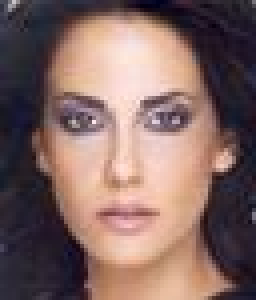
%> input picture Ex08/Source Code/data/faceA.jpg, 64 x 75 px (shown 4 times larger)
$ octave Ex2.m   (GNU Octave 9; MATLAB toolbox functions it lacks are replaced by stand-ins)
%> lines starting %> are read from the running program, lines starting %| are printed output that depends on the picture
close all; clear all; clc;

%% Read in the images and convert them to something useful
faceA = double(rgb2gray(imread('data/faceA.jpg')));
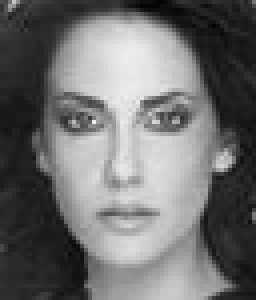
%> faceA: size 75x64 double (shown 4 times larger); min 3, max 238, mean 110.8
faceB = double(rgb2gray(imread('data/faceB.jpg')));
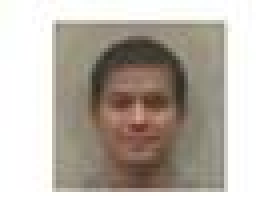
%> input picture Ex08/Source Code/data/faceB.jpg, 69 x 52 px (shown 4 times larger)
%> faceB: size 52x69 double; min 41, max 255, mean 186.6
faceC = double(rgb2gray(imread('data/faceC.jpg')));
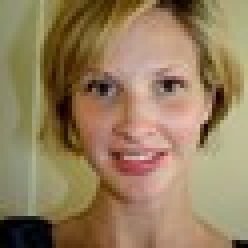
%> input picture Ex08/Source Code/data/faceC.jpg, 62 x 62 px (shown 4 times larger)
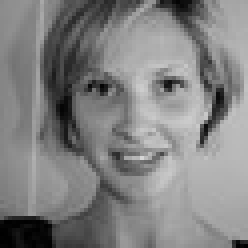
%> faceC: size 62x62 double (shown 4 times larger); min 0, max 214, mean 129.6

%% Compute each integral image
int_A = integralImage(faceA); int_A = int_A(2:end,2:end);
%> after `int_A = integralImage(faceA)`:
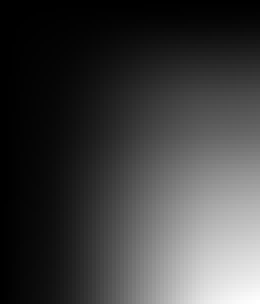
%> int_A: size 76x65 double (shown 4 times larger); min 0, max 531767, mean 130892.8; drawn with min black and max white
int_B = integralImage(faceB); int_B = int_B(2:end,2:end);
%> after `int_B = integralImage(faceB)`:
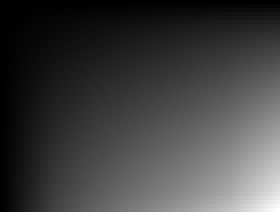
%> int_B: size 53x70 double (shown 4 times larger); min 0, max 669581, mean 169916; drawn with min black and max white
int_C = integralImage(faceC); int_B = int_B(2:end,2:end);
%> after `int_C = integralImage(faceC)`:
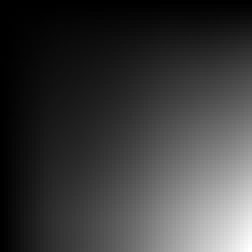
%> int_C: size 63x63 double (shown 4 times larger); min 0, max 498333, mean 116150.3; drawn with min black and max white

%% Read in the weak classifiers and features
data = load('data/Classifiers.mat');
classifiers = data.classifiers;
